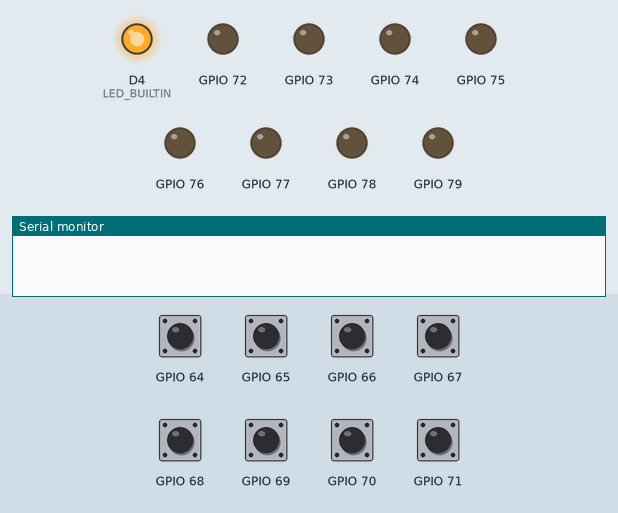
Bench run of a program on a simulated ESP8266 (NodeMCU). On the bench: output pins drawn as LEDs (lit = HIGH, except the on-board LED, lit = LOW), the last lines printed to the serial monitor. The inputs (shaded band) are chosen by the test bench; at power-on: GPIO 64–71 HIGH. WiFi joins after 1.5 s; servers stay silent unless stated; no MQTT or app messages arrive unless stated.

Above: at 0.1 s.
At 3.7 s:
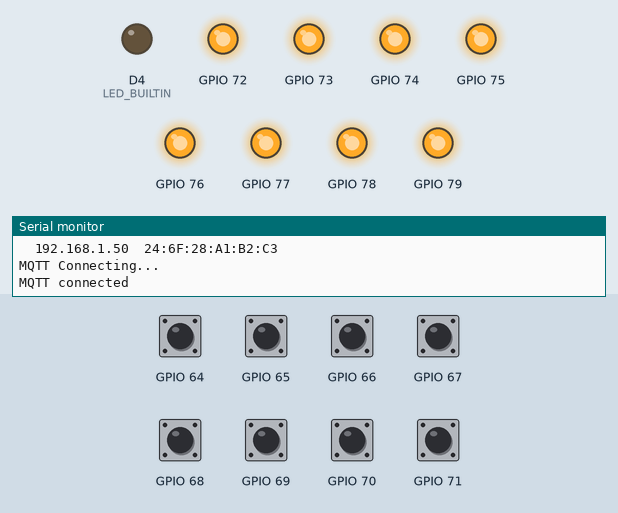
3.8 s: GPIO 64 pulled LOW for 0.15 s
At 4.4 s:
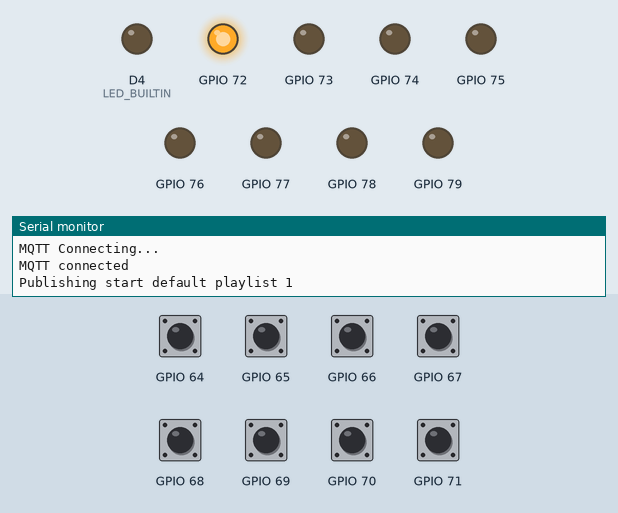
Timing chart, 0 to 20.3 s (numbered marks = the images above; inputs shaded):
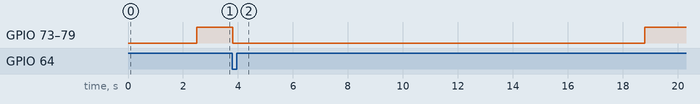

The program:

main.cpp
```cpp
#ifdef ESP8266 || ESP32
  #define ISR_PREFIX ICACHE_RAM_ATTR
#else
  #define ISR_PREFIX
#endif

#if !(defined(ESP_NAME))
  #define ESP_NAME "buttons01"
#endif

#include <Arduino.h>

#include <ESP8266WiFi.h> // WIFI support
#include <ESP8266mDNS.h> // For network discovery
#include <WiFiUdp.h> // OSC over UDP
#include <ArduinoOTA.h> // Updates over the air

// WiFi Manager
#include <DNSServer.h>
#include <ESP8266WebServer.h>
#include <WiFiManager.h>

// I2C
#include <SPI.h>
#include <Wire.h>

// Port Expander
#include <Adafruit_MCP23017.h>

// MQTT
#include <PubSubClient.h>

/* WIFI */
char hostname[32] = {0};

/* MQTT */
WiFiClient wifiClient;
PubSubClient client(wifiClient);
const char* broker = "10.81.95.165";

/* Port Expander */
Adafruit_MCP23017 mcp0;

/* Button */
unsigned long waitTimeout = 0;
int lastButton = 0;

void configModeCallback (WiFiManager *myWiFiManager) {
  Serial.println(F("Config Mode"));
  Serial.println(WiFi.softAPIP());
  Serial.println(myWiFiManager->getConfigPortalSSID());
}

void reconnect() {
  while (!client.connected()) {
    Serial.println("MQTT Connecting...");
    if (client.connect(hostname)) {
      Serial.println("MQTT connected");
      // client.subscribe("fpp/#");
    } else {
      Serial.print(".");
      delay(1000);
    }
  }
}

void callback(char* topic, byte* payload, unsigned int length) {
  Serial.print("Message arrived [");
  Serial.print(topic);
  Serial.print("] ");

  for (int i = 0; i < length; i++) {
    Serial.print((char)payload[i]);
  }
  Serial.println();
}

void setup()
{
  Serial.begin(9600);
  Wire.begin(D2, D1);

  /* LED */
  pinMode(LED_BUILTIN, OUTPUT);
  digitalWrite(LED_BUILTIN, LOW);

  delay(1000);

  /* WiFi */
  sprintf(hostname, "%s-%06X", ESP_NAME, ESP.getChipId());
  WiFiManager wifiManager;
  wifiManager.setAPCallback(configModeCallback);
  if(!wifiManager.autoConnect(hostname)) {
    Serial.println("WiFi Connect Failed");
    //reset and try again, or maybe put it to deep sleep
    ESP.reset();
    delay(1000);
  }

  Serial.println(hostname);
  Serial.print(F("  "));
  Serial.print(WiFi.localIP());
  Serial.print(F("  "));
  Serial.println(WiFi.macAddress());

  /* OTA */
  ArduinoOTA.setHostname(hostname);
  ArduinoOTA.onStart([]() {
    String type;
    if (ArduinoOTA.getCommand() == U_FLASH) {
      type = "sketch";
    } else { // U_SPIFFS
      type = "filesystem";
    }

    // NOTE: if updating SPIFFS this would be the place to unmount SPIFFS using SPIFFS.end()
    Serial.println("Start updating " + type);
  });
  ArduinoOTA.onEnd([]() {
    Serial.println(F("\nEnd"));
  });
  ArduinoOTA.onProgress([](unsigned int progress, unsigned int total) {
    Serial.printf("Progress: %u%%\r", (progress / (total / 100)));
  });
  ArduinoOTA.onError([](ota_error_t error) {
    Serial.printf("Error[%u]: ", error);
    if (error == OTA_AUTH_ERROR) { Serial.println(F("Auth Failed")); }
    else if (error == OTA_BEGIN_ERROR) { Serial.println(F("Begin Failed")); }
    else if (error == OTA_CONNECT_ERROR) { Serial.println(F("Connect Failed")); }
    else if (error == OTA_RECEIVE_ERROR) { Serial.println(F("Receive Failed")); }
    else if (error == OTA_END_ERROR) { Serial.println(F("End Failed")); }
  });
  ArduinoOTA.begin();

  /* Port Expander (MCP23017) */
  mcp0.begin();

  // input
  mcp0.pinMode(0, INPUT); // 1
  mcp0.pullUp(0, HIGH);

  mcp0.pinMode(1, INPUT); // 2
  mcp0.pullUp(1, HIGH);

  mcp0.pinMode(2, INPUT); // 3
  mcp0.pullUp(2, HIGH);

  mcp0.pinMode(3, INPUT); // 4
  mcp0.pullUp(3, HIGH);

  mcp0.pinMode(4, INPUT); // 5
  mcp0.pullUp(4, HIGH);

  mcp0.pinMode(5, INPUT); // 6
  mcp0.pullUp(5, HIGH);

  mcp0.pinMode(6, INPUT); // 7
  mcp0.pullUp(6, HIGH);

  mcp0.pinMode(7, INPUT); // 8
  mcp0.pullUp(7, HIGH);

  // leds
  mcp0.pinMode(8, OUTPUT); // 1
  mcp0.digitalWrite(8, HIGH);

  mcp0.pinMode(9, OUTPUT); // 2
  mcp0.digitalWrite(9, HIGH);

  mcp0.pinMode(10, OUTPUT); // 3
  mcp0.digitalWrite(10, HIGH);

  mcp0.pinMode(11, OUTPUT); // 4
  mcp0.digitalWrite(11, HIGH);

  mcp0.pinMode(12, OUTPUT); // 5
  mcp0.digitalWrite(12, HIGH);

  mcp0.pinMode(13, OUTPUT); // 6
  mcp0.digitalWrite(13, HIGH);

  mcp0.pinMode(14, OUTPUT); // 7
  mcp0.digitalWrite(14, HIGH);

  mcp0.pinMode(15, OUTPUT); // 8
  mcp0.digitalWrite(15, HIGH);

  /* MQTT */
  client.setServer(broker, 1883);
  client.setCallback(callback);

  /* LED */
  pinMode(LED_BUILTIN, OUTPUT);
  digitalWrite(LED_BUILTIN, HIGH);
}

void TurnOnAllLeds() {
  mcp0.digitalWrite(8, HIGH); // 1
  mcp0.digitalWrite(9, HIGH); // 2
  mcp0.digitalWrite(10, HIGH); // 3
  mcp0.digitalWrite(11, HIGH); // 4
  mcp0.digitalWrite(12, HIGH); // 5
  mcp0.digitalWrite(13, HIGH); // 6
  mcp0.digitalWrite(14, HIGH); // 7
  mcp0.digitalWrite(15, HIGH); // 8
}

int getButtonPressed() {
  if (mcp0.digitalRead(0) == LOW) return 1;
  if (mcp0.digitalRead(1) == LOW) return 2;
  if (mcp0.digitalRead(2) == LOW) return 3;
  if (mcp0.digitalRead(3) == LOW) return 4;
  if (mcp0.digitalRead(4) == LOW) return 5;
  if (mcp0.digitalRead(5) == LOW) return 6;
  if (mcp0.digitalRead(6) == LOW) return 7;
  if (mcp0.digitalRead(7) == LOW) return 8;
  return 0;
}

void TurnOffAllLedsExcept(int button) {
  if (button != 1) mcp0.digitalWrite(8, LOW); // 1
  if (button != 2) mcp0.digitalWrite(9, LOW); // 2
  if (button != 3) mcp0.digitalWrite(10, LOW); // 3
  if (button != 4) mcp0.digitalWrite(11, LOW); // 4
  if (button != 5) mcp0.digitalWrite(12, LOW); // 5
  if (button != 6) mcp0.digitalWrite(13, LOW); // 6
  if (button != 7) mcp0.digitalWrite(14, LOW); // 7
  if (button != 8) mcp0.digitalWrite(15, LOW); // 8
}

void PublishFpp(int button) {
  Serial.print("Publishing start default playlist ");
  Serial.println(button);
  if (button == 1)
  {
    client.publish("fpp/falcon/player/FPP/set/playlist/1/start", "");
    client.publish("fpp/falcon/player/FPP/set/playlist/1/repeat", "1");
  }
  else if (button == 2)
  {
    client.publish("fpp/falcon/player/FPP/set/playlist/2/start", "");
    client.publish("fpp/falcon/player/FPP/set/playlist/2/repeat", "1");
  }
  else if (button == 3)
  {
    client.publish("fpp/falcon/player/FPP/set/playlist/3/start", "");
    client.publish("fpp/falcon/player/FPP/set/playlist/3/repeat", "1");
  }
  else if (button == 4)
  {
    client.publish("fpp/falcon/player/FPP/set/playlist/4/start", "");
    client.publish("fpp/falcon/player/FPP/set/playlist/4/repeat", "1");
  }
  else if (button == 5)
  {
    client.publish("fpp/falcon/player/FPP/set/playlist/5/start", "");
    client.publish("fpp/falcon/player/FPP/set/playlist/5/repeat", "1");
  }
  else if (button == 6)
  {
    client.publish("fpp/falcon/player/FPP/set/playlist/6/start", "");
    client.publish("fpp/falcon/player/FPP/set/playlist/6/repeat", "1");
  }
  else if (button == 7)
  {
    client.publish("fpp/falcon/player/FPP/set/playlist/7/start", "");
    client.publish("fpp/falcon/player/FPP/set/playlist/7/repeat", "1");
  }
  else if (button == 8)
  {
    client.publish("fpp/falcon/player/FPP/set/playlist/8/start", "");
    client.publish("fpp/falcon/player/FPP/set/playlist/8/repeat", "1");
  }
}

void loop()
{
  ArduinoOTA.handle();
  if (!client.connected())
  {
    reconnect();
  }
  client.loop();

  if (millis() > waitTimeout)
  {
    int button = getButtonPressed();

    if (button != lastButton)
    {
      TurnOnAllLeds();
      lastButton = button;
    }

    if (button > 0)
    {
      waitTimeout = millis() + 15000;

      TurnOffAllLedsExcept(button);

      PublishFpp(button);
    }
  }
}
```

Measured:
- after the input at 3.8 s, GPIO 73–79: HIGH → LOW at once, → HIGH 15.0 s later
